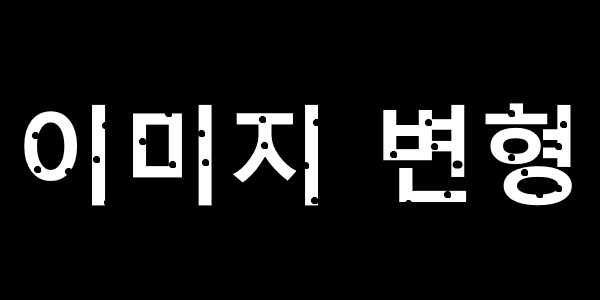
#> input picture dilate.png, 600 x 300 px
$ jupyter execute '11_이미지변환.ipynb'
#> lines starting #> are read from the running program, lines starting #| are printed output that depends on the picture
## 이미지 변환(팽창)

### 이미지를 확장하여 작은 구멍을 채움
이미지 흰 색 영역의 외곽 픽셀 주변에 흰 색을 추가하며 키워나가는 방법

[cell 1]
import cv2
import numpy as np

kernel = np.ones((3, 3), dtype=np.uint8)
# cell값이 1로만 차 있는 3x3 kernel

img = cv2.imread('dilate.png', cv2.IMREAD_GRAYSCALE)
#> img is the input picture: shape (300, 600); min 0, max 255, mean 25
dilate1 = cv2.dilate(img, kernel, iterations=1) # interations 횟수만큼 반복 팽창
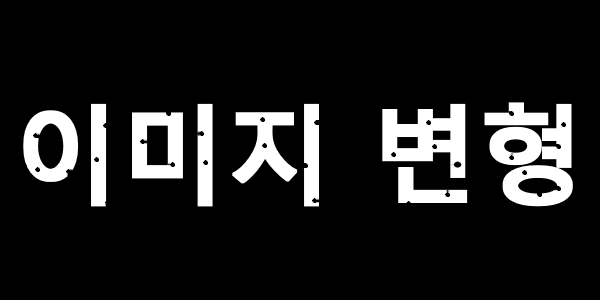
#> dilate1: shape (300, 600); min 0, max 255, mean 30.7
dilate2 = cv2.dilate(img, kernel, iterations=2)
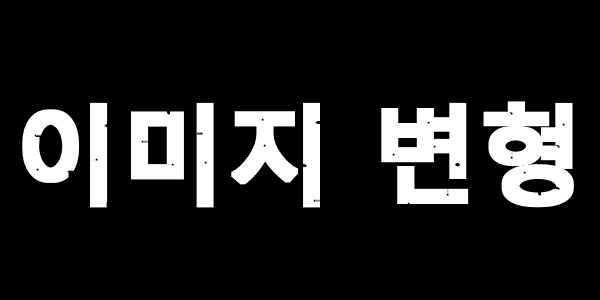
#> dilate2: shape (300, 600); min 0, max 255, mean 36.2
dilate3 = cv2.dilate(img, kernel, iterations=3)
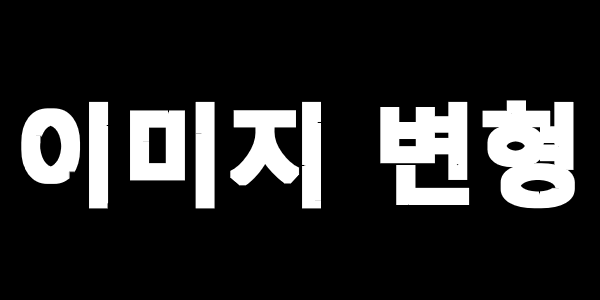
#> dilate3: shape (300, 600); min 0, max 255, mean 41.2

cv2.imshow('Origin', img)
cv2.imshow('Dilate1', dilate1)
cv2.imshow('Dilate2', dilate2)
cv2.imshow('Dilate3', dilate3)
cv2.waitKey(0)
cv2.destroyAllWindows()

## 이미지 변환(침식)

### 이미지를 깎으며 노이즈 제거
이미지 흰 색 영역의 외곽 픽셀을 검은색으로 변경

[cell 2]
import cv2
import numpy as np

kernel = np.ones((3, 3), dtype=np.uint8)

img = cv2.imread('erode.png', cv2.IMREAD_GRAYSCALE)
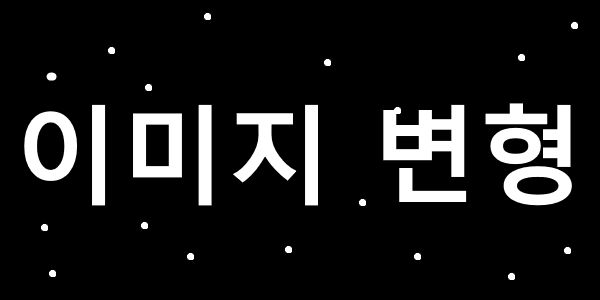
#> input picture erode.png, 600 x 300 px
#> img is the input picture: shape (300, 600); min 0, max 255, mean 27.5
erode1 = cv2.erode(img, kernel, iterations=1) # interations 횟수만큼 반복 침식
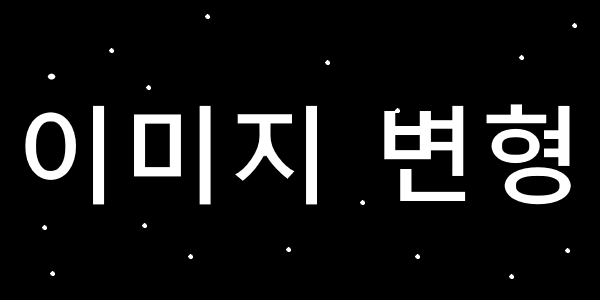
#> erode1: shape (300, 600); min 0, max 255, mean 22
erode2 = cv2.erode(img, kernel, iterations=2)
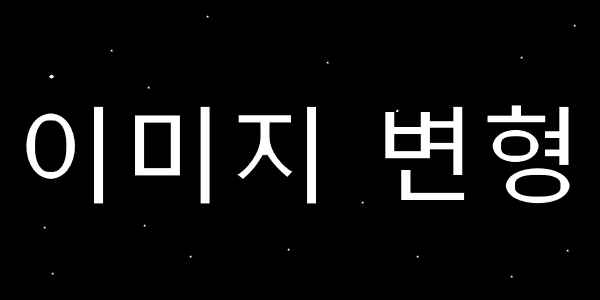
#> erode2: shape (300, 600); min 0, max 255, mean 16.8
erode3 = cv2.erode(img, kernel, iterations=3)
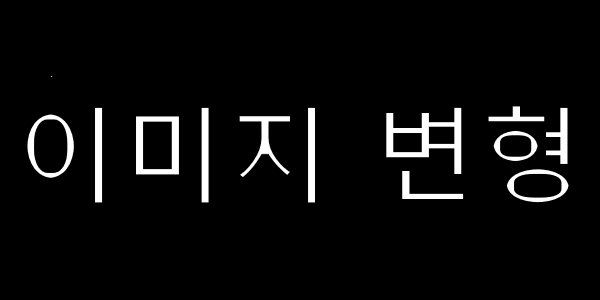
#> erode3: shape (300, 600); min 0, max 255, mean 12
cv2.imshow('Origin', img)
cv2.imshow('Erode1', erode1)
cv2.imshow('Erode2', erode2)
cv2.imshow('Erode3', erode3)
cv2.waitKey(0)
cv2.destroyAllWindows()

## 이미지 변환(열림&닫힘)

### 팽창과 침식을 함께 연산

열림(Opening) : 침식 후 팽창 > 깎아서 노이즈 제거 후 살 찌우기
> dilate(erode(image))

[cell 3]
import cv2
import numpy as np

img = cv2.imread('erode.png', cv2.IMREAD_GRAYSCALE)
kernel = np.ones((3, 3), dtype=np.uint8)

erode = cv2.erode(img, kernel, iterations=3)
dilate = cv2.dilate(erode, kernel, iterations=3)

cv2.imshow('Origin', img)
cv2.imshow('Erode', erode)
cv2.imshow('Dilate after erode', dilate)
cv2.waitKey(0)
cv2.destroyAllWindows()

닫힘(Closing) : 팽창 후 침식 > 구멍을 먼저 메운 후 다시 깎음
> erode(dilate(image))

[cell 4]
import cv2
import numpy as np

img = cv2.imread('dilate.png', cv2.IMREAD_GRAYSCALE)
kernel = np.ones((3, 3), dtype=np.uint8)

dilate = cv2.dilate(img, kernel, iterations=3)
erode = cv2.erode(dilate, kernel, iterations=3)

cv2.imshow('Origin', img)
cv2.imshow('Dilate', dilate)
cv2.imshow('Erode after dilate', erode)
cv2.waitKey(0)
cv2.destroyAllWindows()
